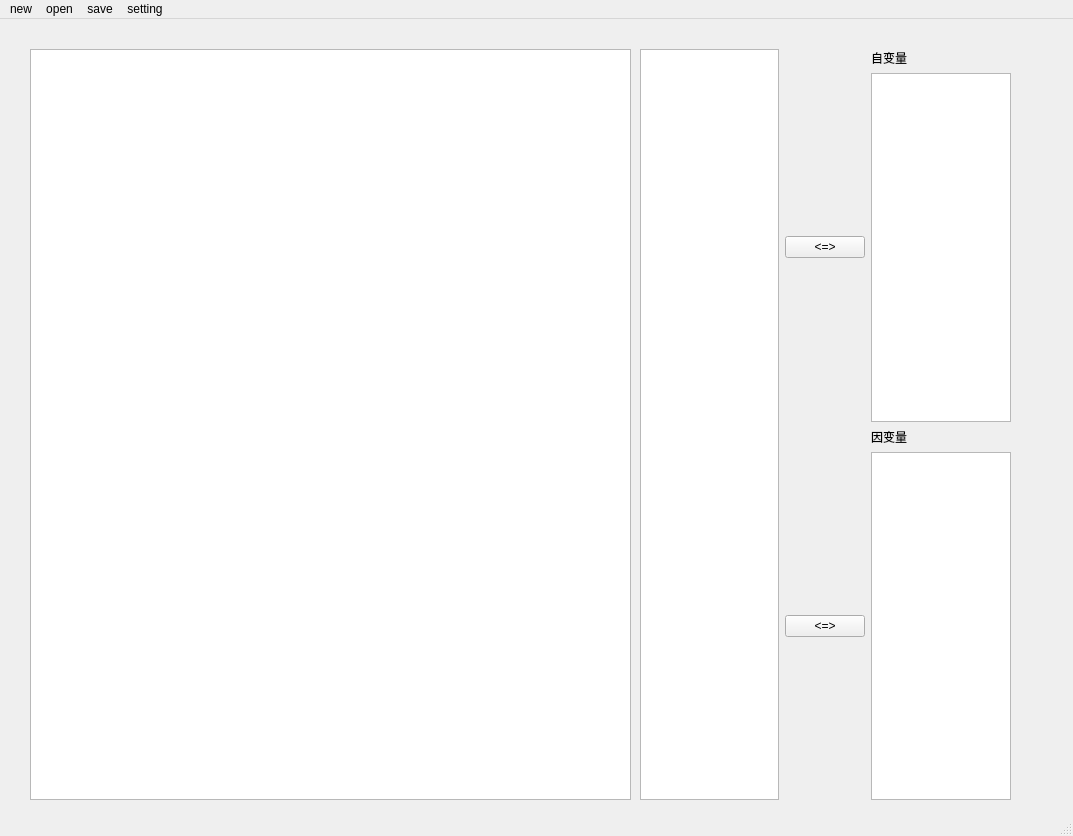
<?xml version="1.0" encoding="UTF-8"?>
<ui version="4.0">
 <class>MainWindow</class>
 <widget class="QMainWindow" name="MainWindow">
  <property name="geometry">
   <rect>
    <x>0</x>
    <y>0</y>
    <width>1073</width>
    <height>836</height>
   </rect>
  </property>
  <property name="windowTitle">
   <string>MainWindow</string>
  </property>
  <widget class="QWidget" name="centralwidget">
   <widget class="QTableView" name="tableView">
    <property name="geometry">
     <rect>
      <x>30</x>
      <y>30</y>
      <width>601</width>
      <height>751</height>
     </rect>
    </property>
   </widget>
   <widget class="QWidget" name="">
    <property name="geometry">
     <rect>
      <x>640</x>
      <y>30</y>
      <width>371</width>
      <height>751</height>
     </rect>
    </property>
    <layout class="QGridLayout" name="gridLayout">
     <item row="0" column="0" rowspan="4">
      <widget class="QListView" name="listView"/>
     </item>
     <item row="0" column="2">
      <widget class="QLabel" name="label_2">
       <property name="text">
        <string>自变量</string>
       </property>
      </widget>
     </item>
     <item row="1" column="1">
      <widget class="QPushButton" name="pushButton">
       <property name="text">
        <string>&lt;=&gt;</string>
       </property>
      </widget>
     </item>
     <item row="1" column="2">
      <widget class="QListView" name="listView_2"/>
     </item>
     <item row="2" column="2">
      <widget class="QLabel" name="label">
       <property name="text">
        <string>因变量</string>
       </property>
      </widget>
     </item>
     <item row="3" column="1">
      <widget class="QPushButton" name="pushButton_2">
       <property name="text">
        <string>&lt;=&gt;</string>
       </property>
      </widget>
     </item>
     <item row="3" column="2">
      <widget class="QListView" name="listView_3"/>
     </item>
    </layout>
   </widget>
  </widget>
  <widget class="QMenuBar" name="menubar">
   <property name="geometry">
    <rect>
     <x>0</x>
     <y>0</y>
     <width>1073</width>
     <height>26</height>
    </rect>
   </property>
   <widget class="QMenu" name="menunew">
    <property name="title">
     <string>new</string>
    </property>
   </widget>
   <widget class="QMenu" name="menuopen">
    <property name="title">
     <string>open</string>
    </property>
   </widget>
   <widget class="QMenu" name="menusave">
    <property name="title">
     <string>save</string>
    </property>
   </widget>
   <widget class="QMenu" name="menusetting">
    <property name="title">
     <string>setting</string>
    </property>
   </widget>
   <addaction name="menunew"/>
   <addaction name="menuopen"/>
   <addaction name="menusave"/>
   <addaction name="menusetting"/>
  </widget>
  <widget class="QStatusBar" name="statusbar"/>
 </widget>
 <resources/>
 <connections/>
</ui>
